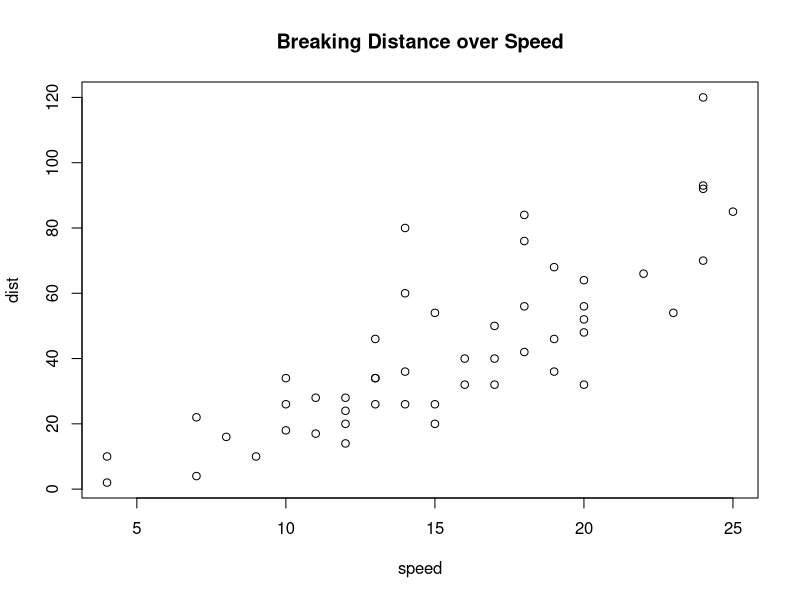
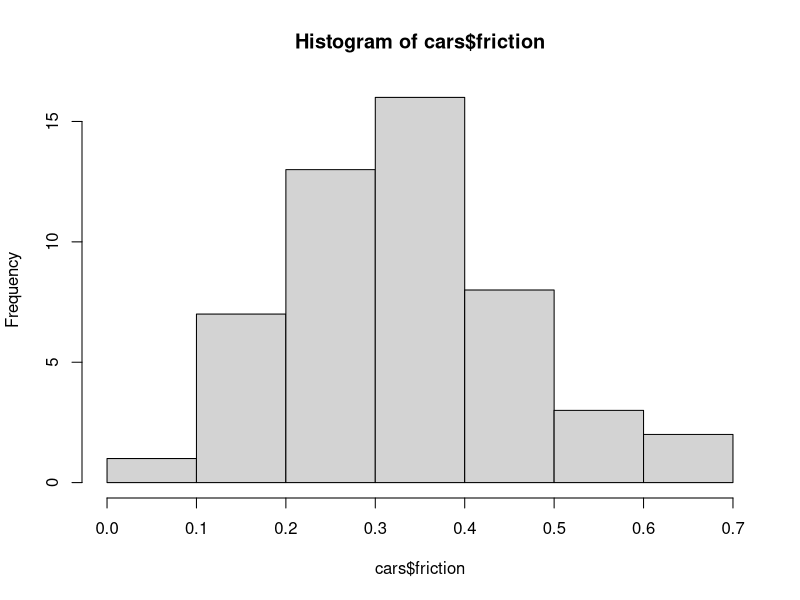
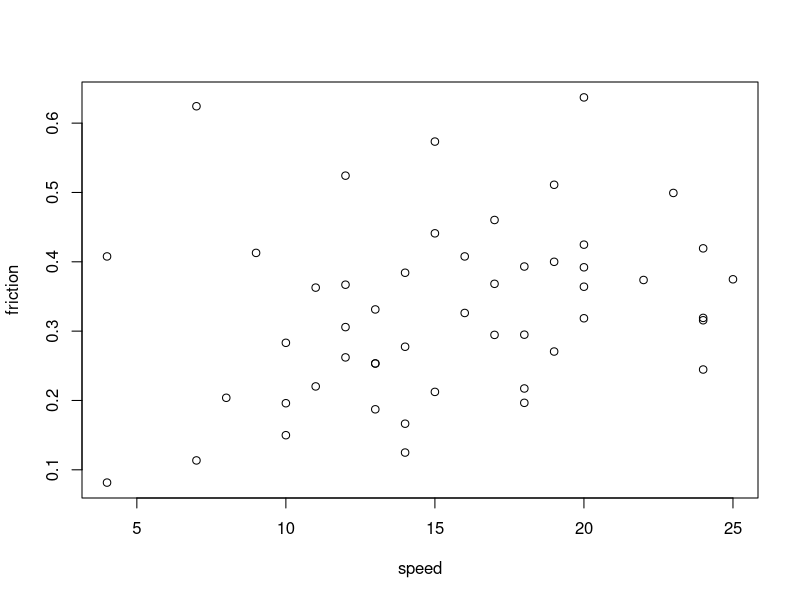

Recreate these plots in R, in order.
## ---- chunk 1
dim(cars)
## ---- chunk 2
head(cars, 5)
## ---- chunk 3
plot(dist ~ speed, data=cars,
     main = "Breaking Distance over Speed")
## ---- chunk 4
g  <- 9.81
cars$friction  <- cars$speed^2/(2 * g * cars$dist)
summary(cars$friction)
hist(cars$friction)
plot(friction ~ speed, data=cars)
